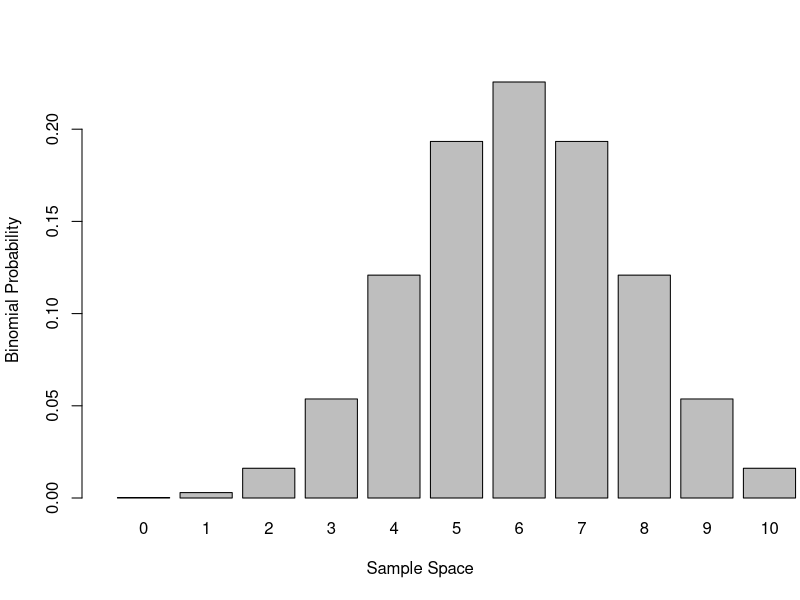
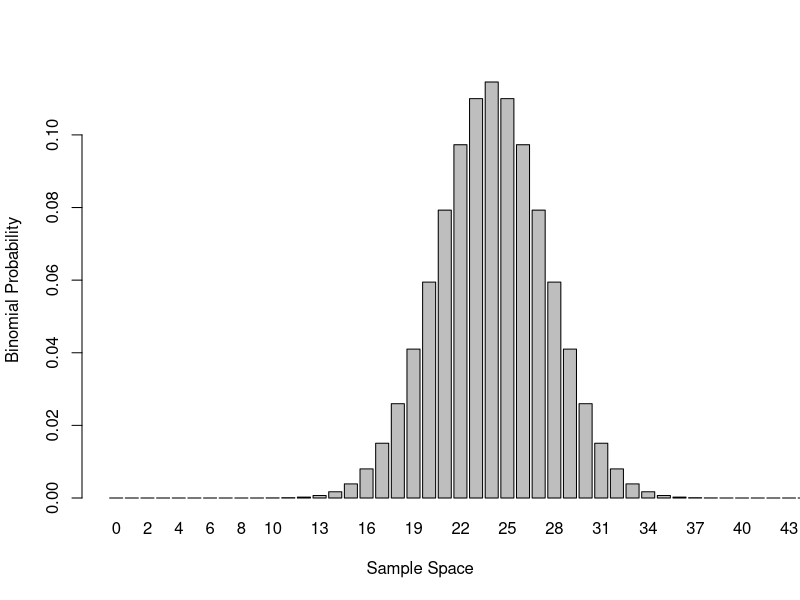
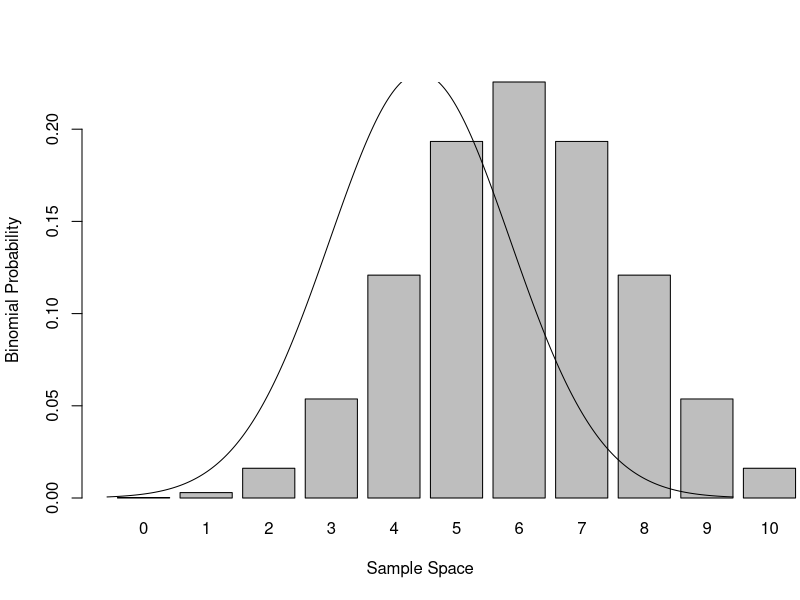
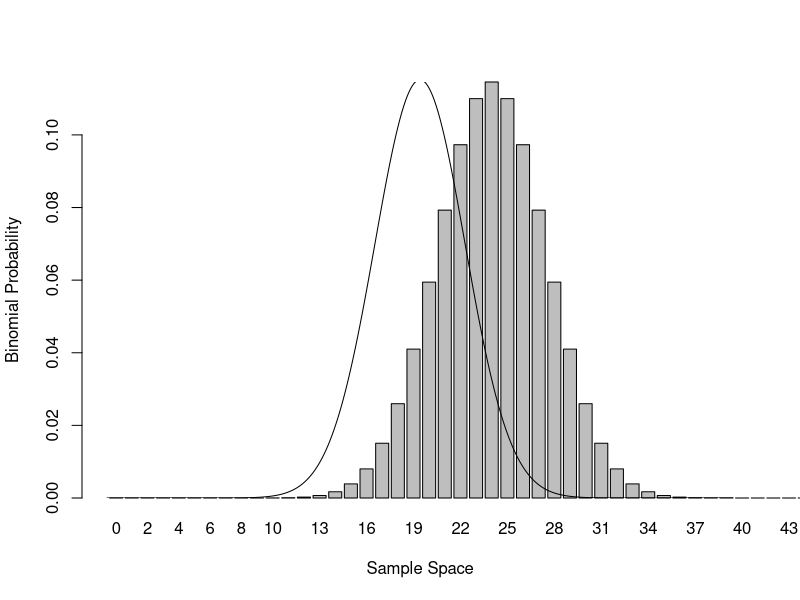

Source code (R) for these figures, in order:

# 1a) Make a function, f(x, n, p) that uses the Binomial 
# distribution to calculate the probability.

# The function choose(n,r),  calculates nCr(n choose r)

# Time to create the function. I will call it f.

f <- function(x, n, p) {
  output <- choose(n,x)*p^x*(1-p)^(n-x)
  output
}

# 1b) Plot the discrete probability distribution for f(x;12, .5)
# and f(x; 48, .5)

# I will create a function called binom_plot to find the distributions

binom_plot <- function(n, p) {
  Domain <- 0: n
  x <- dbinom(Domain, size = n, prob = p )
  barplot(x, xlim = c(0,n), ylim = c(0, max(x)), names.arg = Domain, xlab = "Sample Space", ylab = "Binomial Probability", axes = TRUE)
}

binom_plot(12,.5)
binom_plot(48,.5)

# 1c) Create a normal distribution plot to overlap the binomial plot
# First I will create a function that plots the normal 
# distribution for the corresponding values. 
# I will call it norm_plot

norm_plot <- function(Mean, SD) {
  x <- seq(-4,4,length = 1000)*SD + Mean
  y <- dnorm(x, Mean, SD)
  plot(x, y, type = "l")
  
}


norm_plot2 <- function(Mean, SD) {
  x <- seq(-4,4,length = 1000)*SD + Mean
  g <- c(-4*SD + Mean, 4*SD + Mean)
  y <- dnorm(x, Mean, SD)
  plot(x, y, type = "l", axes = FALSE, xlim = g, xlab = "", ylab = "")
  
}
# I will create a function that first plots the binomial 
# distribution, then superimposes the corresponding normal curve on top of it

super_plot <- function(n,p) {
  Mean = n*p
  x <- seq(0,n, length = 1000)
  SD = sqrt(n*p*(1-p))
  y <- dnorm(x, Mean, SD)
  binom_plot(n,p)
  lines(x, y)
  #par(new=TRUE)
  #plot(x, y, axes= FALSE, type = "l", xlab = "", ylab = "" )
}
super_plot(12,.5)
super_plot(48,.5)
